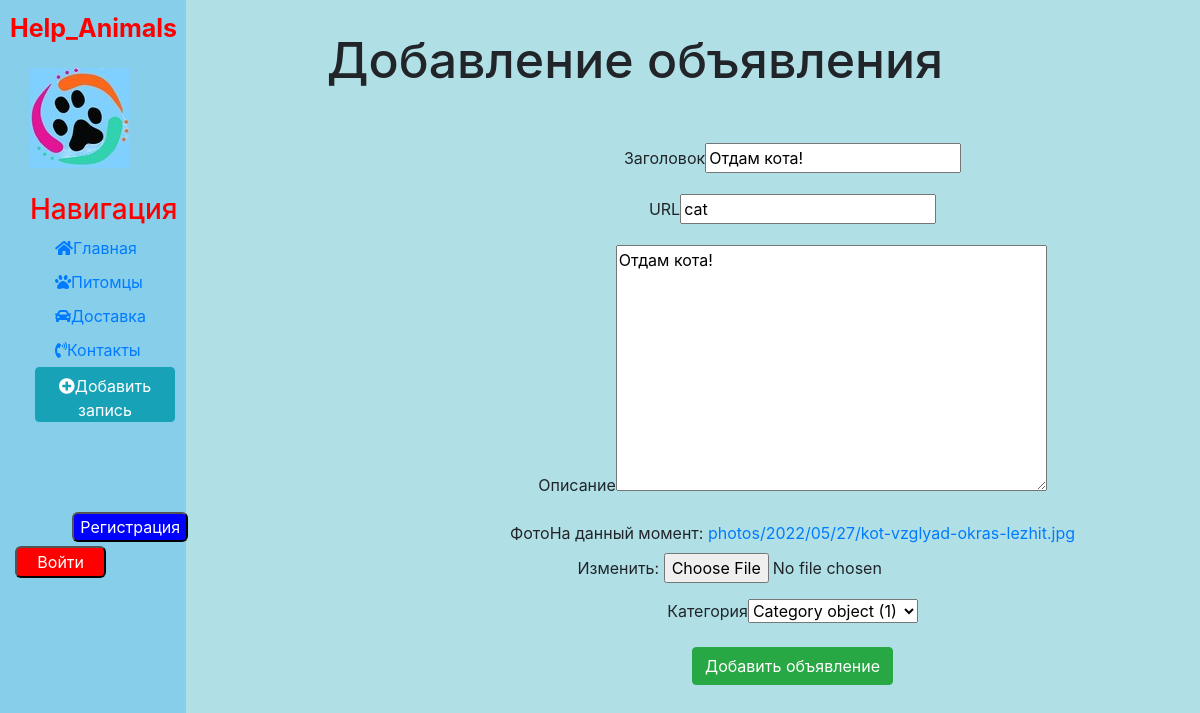
Before: /animals/5/update with the older database file.
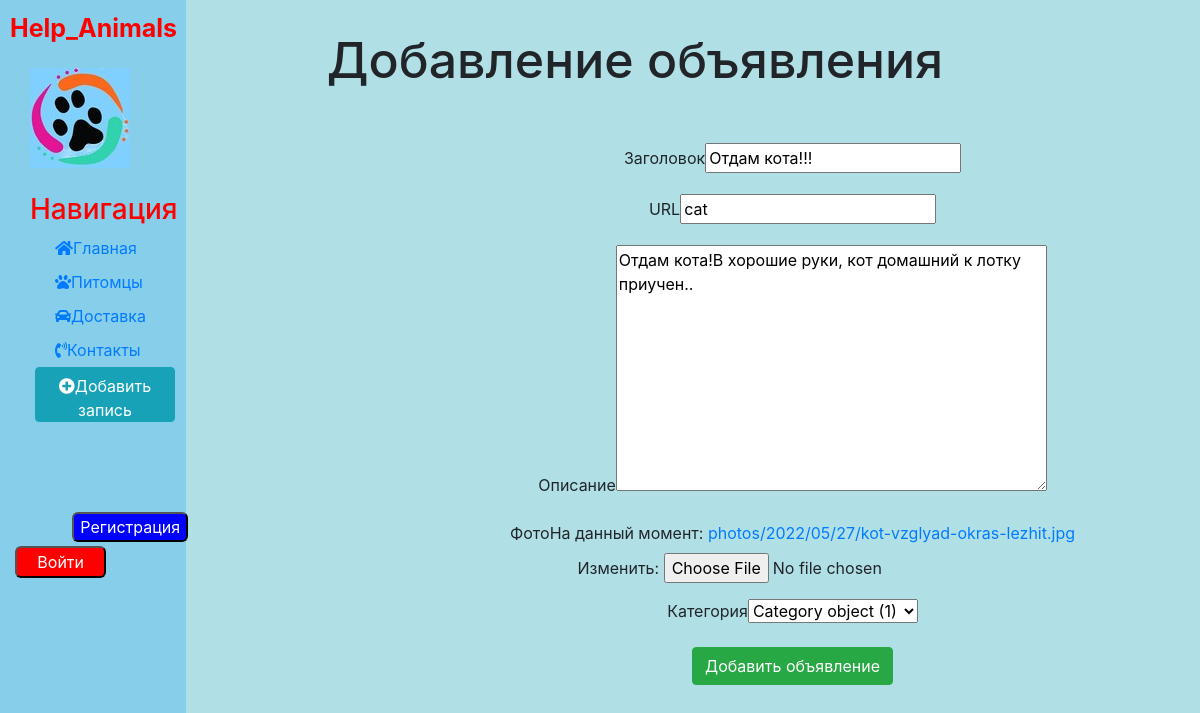
After: the same page with the newer database file.
### help_a/models.py (models this page shows, shortened)
class Animals(models.Model):
    title = models.CharField(max_length=255, verbose_name='Заголовок')
    slug = models.SlugField(max_length=255, unique=True, db_index=True, verbose_name='URL')
    content = models.TextField(blank=True, verbose_name='Описание')
    photo = models.ImageField(upload_to="photos/%Y/%m/%d/", verbose_name='Фото')
    time_create = models.DateTimeField(auto_now_add=True, verbose_name='Время создания')
    time_update = models.DateTimeField(auto_now=True, verbose_name='Время изменения')
    published = models.BooleanField(default=True, verbose_name='Публикация')
    cat = models.ForeignKey('Category', on_delete=models.PROTECT, verbose_name='Категория')
    class Meta:
        verbose_name = 'Питомца'
        verbose_name_plural = 'Питомцы'

### help_a/views.py (the view)
# urls.py: path('animals/<int:pk>/update', views.AddUpdateView.as_view(), name='animals-update'),
class AddUpdateView(UpdateView):
    model = Animals
    template_name = "help_a/create.html"
    fields = ['title', 'slug', 'content', 'photo', 'cat']

### help_a/templates/help_a/create.html (shortened to what this page needs)
{% extends "help_a/double.html" %}
{% block content %}
  <div class="features">
      <h1>Добавление объявления</h1>
    <form method="post" enctype="multipart/form-data">
             {% for f in form %}
                <p><label class="form-label" for = "{{ f.id_for_label }}">{{f.label}}</label>{{f}}</p>
             {% endfor %}
        <button class="btn btn-success" type="submit">Добавить объявление</button>
    </form>
  </div>
{% endblock %}

Changed rows visible on the page:
changed Animals "cat": title "Отдам кота!" → "Отдам кота!!!"; content "Отдам кота!" → "Отдам кота!В хорошие руки, кот домашний к лотку приучен.."
